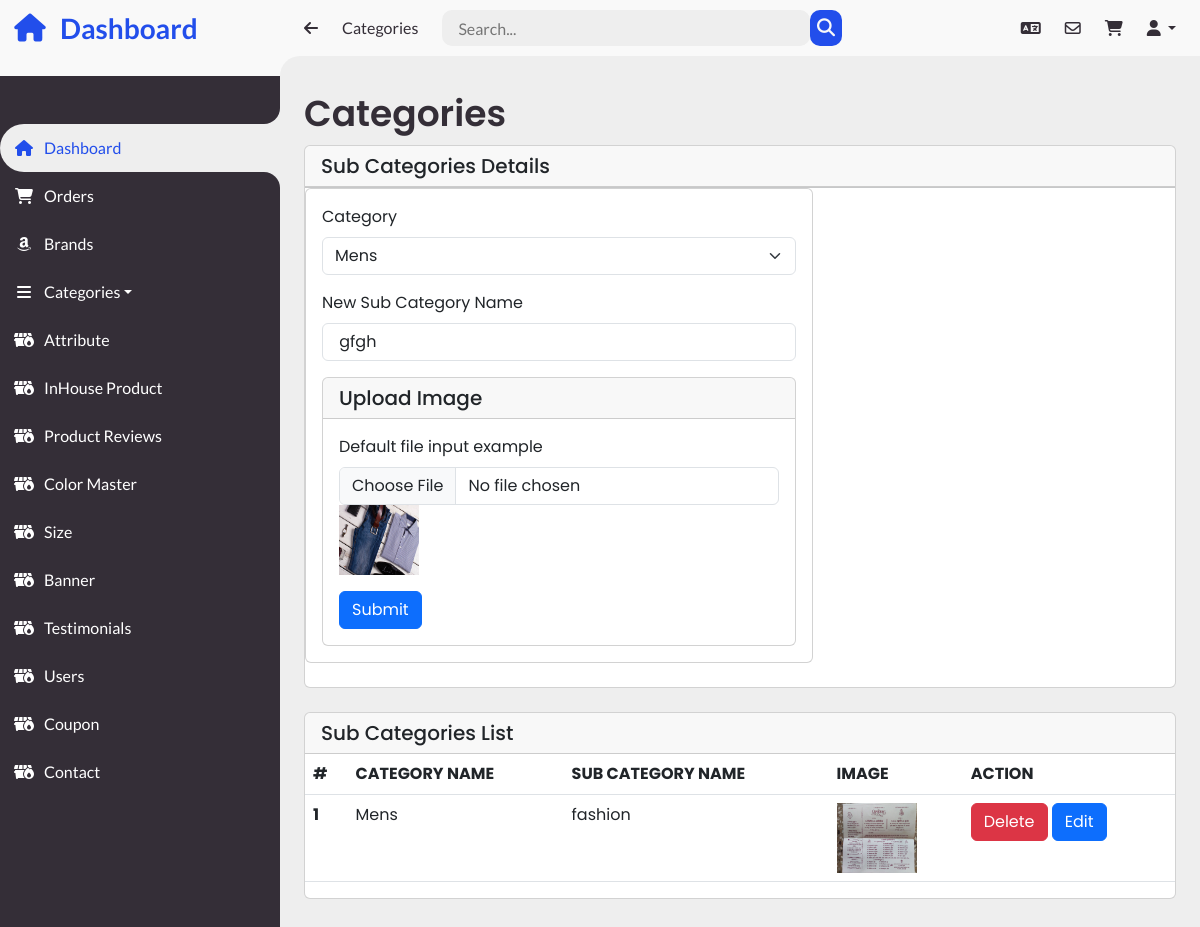
Screenshot of /Admin/editsubcat.php?id=12 (signed in) with the database file from the repository.
### tables this page shows
CREATE TABLE `sub_category` (
  `id` int(250) NOT NULL,
  `sub_cat` varchar(255) NOT NULL,
  `image` varchar(240) NOT NULL,
  `get_id` int(255) NOT NULL
);

CREATE TABLE `category` (
  `id` int(250) NOT NULL,
  `category` varchar(250) NOT NULL,
  `image` varchar(250) NOT NULL
);

### Admin/editsubcat.php (the view, shortened to what this page needs)
<?php
@include '../dbcon.php';
           $s_id =$_GET['id'];
           $fetch_query = "select * from sub_category where id=$s_id";
           $result = mysqli_query($conn, $fetch_query);
           $data = mysqli_fetch_array($result);
      ?>
<!DOCTYPE html>
<html lang="en">
<head>
    <link rel="stylesheet" href="style.css">
</head>
<body>
	<?php
		include "header.php";
	?>
    <main>
			<div class="head-title">
				<div class="left">
					<h1>Categories</h1>
				</div>
			</div>
            <div class="card mb-4">
                    <h5 class="card-header">Sub Categories Details</h5>
                    <div class="col-md-7">
                    <div class="card mb-4">
                    <form action="" method="post" enctype="multipart/form-data">
                    <div class="card-body">
                      <div class="mb-3  ">
                            <label for="get_id" class="form-label">Category</label>
                            <select id="language" class="select2 form-select" name="get_id" value="<?php echo $data['get_id'] ?>" required>
                              <?php
                              $sql2 = "select * from category";
                              $result2 = mysqli_query($conn, $sql2);
                              while ($fetch2 = mysqli_fetch_assoc($result2)){
                                ?>
                                <option value="<?php echo $fetch2 ['id']; ?>"><?php echo $fetch2 ['category']; ?></option>
                                <?php
                              }
                              ?>
                            </select>
                        </div>
                        <div class="mb-3">
                        <label for="exampleFormControlInput1" class="form-label">New Sub Category Name</label>
                        <input
                          type="text" name="sub_cat"
                          class="form-control"
                          value="<?php echo $data['sub_cat'] ?>"
                          id=""
                          placeholder=""
                          required
                        />
                      </div>
                      <div class="card">
                    <h5 class="card-header">Upload Image</h5>
                    <div class="card-body">
                      <div class="mb-3">
                        <label for="formFile" class="form-label">Default file input example</label>
                        <input  name="image" class="form-control" type="file" id="formFile" required />
                        <img src="uploads/<?php echo $data ['image'];  ?>" height="70px" width="80px" alt="">
                      </div>
                      <div>
            <button type="submit" name="submit" class="btn btn-primary me-2">Submit</button>
            </div>
            </form>
                    </div>
                  </div>
                    </div>
            <?php
            $sub_cat_sql = "SELECT category.category as cattitle, sub_category. * from category JOIN sub_category on sub_category.get_id = category.id";
            $sub_cat_result = mysqli_query($conn, $sub_cat_sql);
             ?>
			<div class="card mb-4">
                    <h5 class="card-header">Sub Categories List</h5>
                    <div class="table-responsive text-nowrap">
                  <table class="table">
                    <thead>
                      <tr>
					              <th>#</th>
                        <th>CATEGORY NAME</th>
                        <th>SUB CATEGORY NAME</th>
                        <th>IMAGE</th>
						            <th>ACTION</th>
                      </tr>
                    </thead>
                    <?php
                    $i = 1;
             while($sub_cat_fetch = mysqli_fetch_assoc($sub_cat_result)){
                    ?>
                    <tbody class="table-border-bottom-0">
                      <tr>
                        <td> <strong><?php echo $i++  ?></strong></td>
                        <td><?php echo $sub_cat_fetch ['cattitle']; ?></td>
                        <td><?php echo $sub_cat_fetch ['sub_cat']; ?></td>
                        <td><img src="uploads/<?php echo $sub_cat_fetch ['image'];  ?>" height="70px" width="80px" alt=""></td>
                       <td>
                       <a  href="http://localhost/Ecommerce_website/Admin/delete_sub_cat.php?id=<?php echo $sub_cat_fetch ['id']; ?>"> <input type="submit" class="btn btn-danger" value="Delete" ></a>
                       <a  href="http://localhost/Ecommerce_website/Admin/editsubcat.php?id=<?php echo $rows ['id']; ?>"><input type="submit" class="btn btn-primary" value="Edit" ></a>
                        </td>
                      </tr>
                    </tbody>
                    <?php
                      }
                    ?>
                  </table>
                </div>
            </div>
		</main>
</body>
</html>

### Admin/style.css (style rules this page uses)
* { margin: 0; padding: 0; box-sizing: border-box; text-decoration: none !important; }
a { text-decoration: none !important; }
html { overflow-x: hidden; }
body { background: var(--grey) !important; overflow-x: hidden; text-decoration: none !important; }
:root { --poppins: 'Poppins', sans-serif; --lato: 'Lato', sans-serif; --light: #F9F9F9; --blue: rgb(34, 78, 235); --light-blue: #CFE8FF; --grey: #eee; --dark-grey: #AAAAAA; --dark: #342E37; --red: #DB504A; --yellow: #FFCE26; --light-yellow: #FFF2C6; --orange: #FD7238; --light-orange: #FFE0D3; }
#content main { width: 100%; padding: 36px 24px; font-family: var(--poppins); max-height: calc(100vh - 56px); overflow-y: auto; }
#content main .head-title { display: flex; align-items: center; justify-content: space-between; grid-gap: 16px; flex-wrap: wrap; }
#content main .head-title .left h1 { font-size: 36px; font-weight: 600; margin-bottom: 10px; color: var(--dark); }

### Admin/header.php (style rules this page uses)
a { text-decoration: none !important; }

### rows the page displays
sub_category: sub_cat "gfgh", image (picture)
category: category "Mens", sub_category.sub_cat "fashion", sub_category.image (picture)

### other values shown
form field get_id "Mens"
